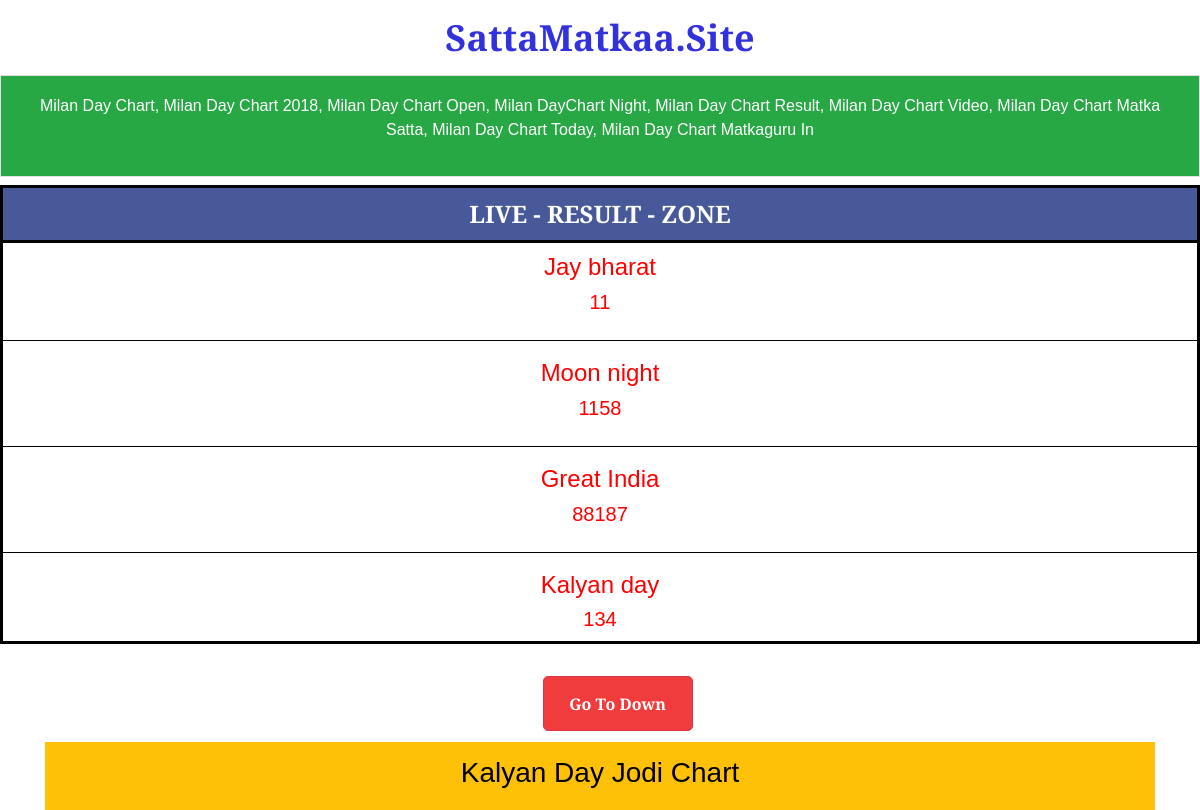
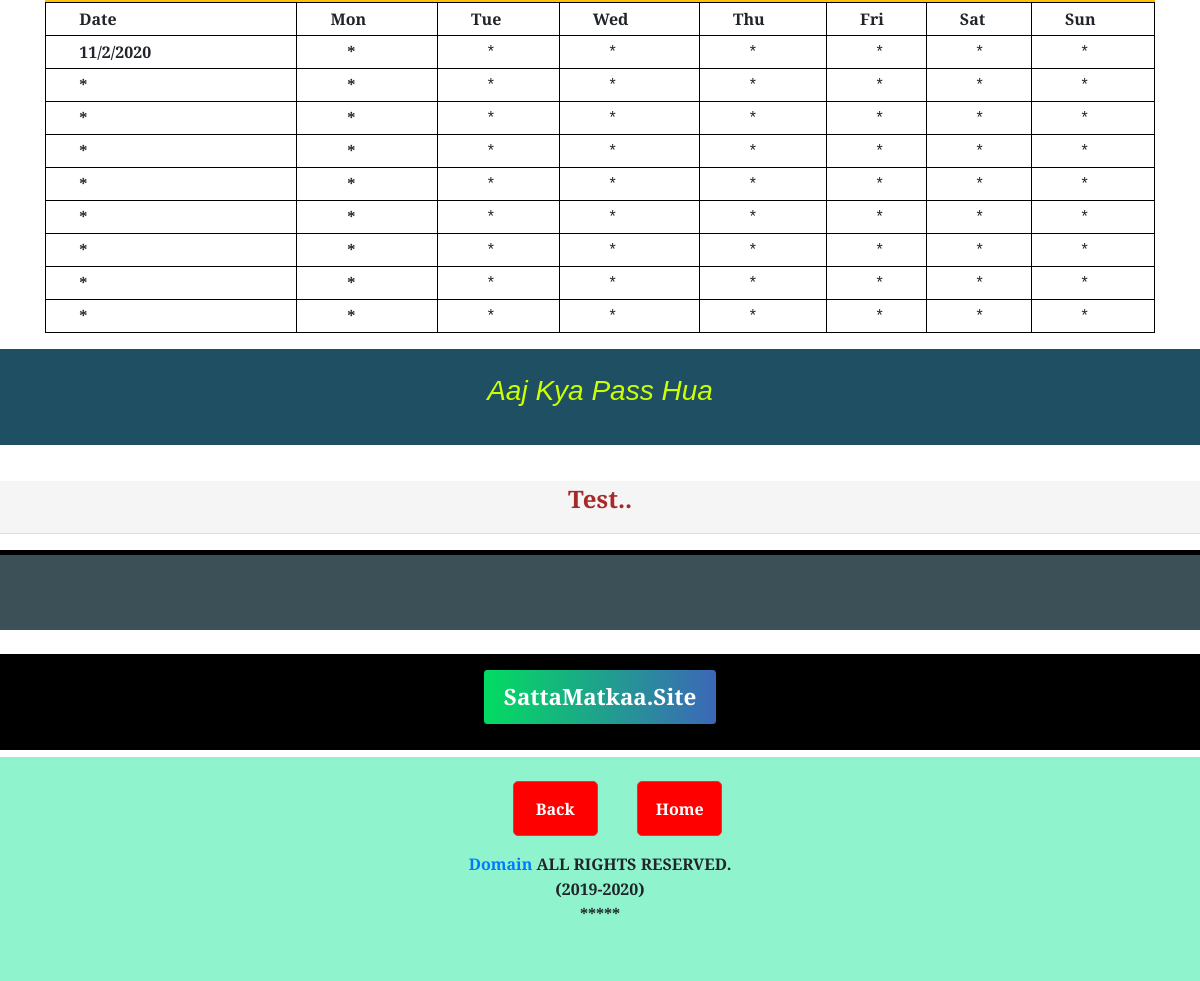
Screenshot of /milanDay with the database file from the repository (2 pictures, top to bottom).
### game/models.py (models this page shows)
class points(models.Model):
    Jay_bharat = models.CharField(max_length=100,default="*")
    Moon_night = models.CharField(max_length=100,default="*")
    Great_India = models.CharField(max_length=100,default="*")
    Kalyan_day = models.CharField(max_length=100,default="*")

class Kalyan_day_Chart(models.Model):
    Date = models.CharField(max_length=100,default="*")
    Sun = models.CharField(max_length=100,default="*")
    Mon = models.CharField(max_length=100,default="*")
    Tue = models.CharField(max_length=100,default="*")
    Wed = models.CharField(max_length=100,default="*")
    Thu = models.CharField(max_length=100,default="*")
    Fri = models.CharField(max_length=100,default="*")
    Sat = models.CharField(max_length=100,default="*")

### game/views.py (the view)
# urls.py: path("milanDay", views.milanDay, name= 'milanDay'),
def milanDay(request):
    all_objects = points.objects.all()
    milaDay_objects = Kalyan_day_Chart.objects.all()
    context = {'all_objects': all_objects,'milaDay_objects':milaDay_objects}
    return render(request, 'milanDay.html',context)

### templates/milanDay.html (shortened to what this page needs)
{% load static %}
<!doctype html>
<html lang="en">
<head>
    <link rel="stylesheet" href="https://stackpath.bootstrapcdn.com/bootstrap/4.5.2/css/bootstrap.min.css"
>
    <link rel="stylesheet" href="{% static 'css/stlye.css' %}">
</head>
<body>
    <center>
        <a href="/" class="namehref">
            <h1 class="textColor my-3">SattaMatkaa.Site</h1>
        </a>
    </center>
    <div class="container-flude firstdivpara">
        <center>
            <p>Milan Day Chart, Milan Day Chart 2018, Milan Day Chart Open, Milan DayChart Night, Milan Day Chart
                Result, Milan Day Chart Video, Milan Day Chart Matka Satta, Milan Day Chart Today, Milan Day Chart
                Matkaguru In</p>
        </center>
    </div>
    <div class="live my-2">
        <h4 class="livegame"><span class="cercal spinner-grow">*</span> LIVE - RESULT - ZONE </h4>
        <div class="firstName">
            <h4>Jay bharat</h4>
            <h5>{{all_objects.0.Jay_bharat}}</h5>
        </div>
        <hr class="gamehr">
        <div class="firstName">
            <h4>Moon night</h4>
            <h5>{{all_objects.0.Moon_night}}</h5>
        </div>
        <hr class="gamehr">
        <div class="firstName">
            <h4>Great India</h4>
            <h5>{{all_objects.0.Great_India}}</h5>
        </div>
        <hr class="gamehr">
        <div class="firstName">
            <h4>Kalyan day</h4>
            <h5>{{all_objects.0.Kalyan_day}}</h5>
        </div>
    </div>
    <div class="text-center">
        <a href="#bottombutton"> <button type="button" class="btn btn-danger button2">Go To Down</button></a>
    </div>
    <div class="container">
        <div class="mainbharath">
            <h3>
                Kalyan Day Jodi Chart
            </h3>
        </div>
        <table class="table table-bordered">
            <thead>
                <tr>
                    <th scope="col" style="padding-left: 3%;">Date</th>
                    <th scope="col" style="padding-left: 3%;">Mon</th>
                    <th scope="col" style="padding-left: 3%;">Tue</th>
                    <th scope="col" style="padding-left: 3%;">Wed</th>
                    <th scope="col" style="padding-left: 3%;">Thu</th>
                    <th scope="col" style="padding-left: 3%;">Fri</th>
                    <th scope="col" style="padding-left: 3%;">Sat</th>
                    <th scope="col" style="padding-left: 3%;">Sun</th>
                </tr>
            </thead>
            <tbody>
                <tr>
                <th scope="row" style="padding-left: 3%; padding-right: 0%;">{{milaDay_objects.0.Date}}</th>
                <th scope="row" style="padding-left: 4.5%; padding-right: 0%;">{{milaDay_objects.0.Mon}}</th>
                <td style="padding-left: 4.5%;">{{milaDay_objects.0.Tue}}</td>
                <td style="padding-left: 4.5%;">{{milaDay_objects.0.Wed}}</td>
                <td style="padding-left: 4.5%;">{{milaDay_objects.0.Thu}}</td>
                <td style="padding-left: 4.5%;">{{milaDay_objects.0.Fri}}</td>
                <td style="padding-left: 4.5%;">{{milaDay_objects.0.Sat}}</td>
                <td style="padding-left: 4.5%;">{{milaDay_objects.0.Sun}}</td>
            </tr>
                <tr>
                <th scope="row" style="padding-left: 3%; padding-right: 0%;">{{milaDay_objects.1.Date}}</th>
                <th scope="row" style="padding-left: 4.5%; padding-right: 0%;">{{milaDay_objects.1.Mon}}</th>
                <td style="padding-left: 4.5%;">{{milaDay_objects.1.Tue}}</td>
                <td style="padding-left: 4.5%;">{{milaDay_objects.1.Wed}}</td>
                <td style="padding-left: 4.5%;">{{milaDay_objects.1.Thu}}</td>
                <td style="padding-left: 4.5%;">{{milaDay_objects.1.Fri}}</td>
                <td style="padding-left: 4.5%;">{{milaDay_objects.1.Sat}}</td>
                <td style="padding-left: 4.5%;">{{milaDay_objects.1.Sun}}</td>
            </tr>
                <tr>
                <th scope="row" style="padding-left: 3%; padding-right: 0%;">{{milaDay_objects.2.Date}}</th>
                <th scope="row" style="padding-left: 4.5%; padding-right: 0%;">{{milaDay_objects.2.Mon}}</th>
                <td style="padding-left: 4.5%;">{{milaDay_objects.2.Tue}}</td>
                <td style="padding-left: 4.5%;">{{milaDay_objects.2.Wed}}</td>
                <td style="padding-left: 4.5%;">{{milaDay_objects.2.Thu}}</td>
                <td style="padding-left: 4.5%;">{{milaDay_objects.2.Fri}}</td>
                <td style="padding-left: 4.5%;">{{milaDay_objects.2.Sat}}</td>
                <td style="padding-left: 4.5%;">{{milaDay_objects.2.Sun}}</td>
            </tr>
                <tr>
                <th scope="row" style="padding-left: 3%; padding-right: 0%;">{{milaDay_objects.3.Date}}</th>
                <th scope="row" style="padding-left: 4.5%; padding-right: 0%;">{{milaDay_objects.3.Mon}}</th>
                <td style="padding-left: 4.5%;">{{milaDay_objects.3.Tue}}</td>
                <td style="padding-left: 4.5%;">{{milaDay_objects.3.Wed}}</td>
                <td style="padding-left: 4.5%;">{{milaDay_objects.3.Thu}}</td>
                <td style="padding-left: 4.5%;">{{milaDay_objects.3.Fri}}</td>
                <td style="padding-left: 4.5%;">{{milaDay_objects.3.Sat}}</td>
                <td style="padding-left: 4.5%;">{{milaDay_objects.3.Sun}}</td>
            </tr>
                <tr>
                <th scope="row" style="padding-left: 3%; padding-right: 0%;">{{milaDay_objects.4.Date}}</th>
                <th scope="row" style="padding-left: 4.5%; padding-right: 0%;">{{milaDay_objects.4.Mon}}</th>
                <td style="padding-left: 4.5%;">{{milaDay_objects.4.Tue}}</td>
                <td style="padding-left: 4.5%;">{{milaDay_objects.4.Wed}}</td>
                <td style="padding-left: 4.5%;">{{milaDay_objects.4.Thu}}</td>
                <td style="padding-left: 4.5%;">{{milaDay_objects.4.Fri}}</td>
                <td style="padding-left: 4.5%;">{{milaDay_objects.4.Sat}}</td>
                <td style="padding-left: 4.5%;">{{milaDay_objects.4.Sun}}</td>
            </tr>
                <tr>
                <th scope="row" style="padding-left: 3%; padding-right: 0%;">{{milaDay_objects.5.Date}}</th>
                <th scope="row" style="padding-left: 4.5%; padding-right: 0%;">{{milaDay_objects.5.Mon}}</th>
                <td style="padding-left: 4.5%;">{{milaDay_objects.5.Tue}}</td>
                <td style="padding-left: 4.5%;">{{milaDay_objects.5.Wed}}</td>
                <td style="padding-left: 4.5%;">{{milaDay_objects.5.Thu}}</td>
                <td style="padding-left: 4.5%;">{{milaDay_objects.5.Fri}}</td>
                <td style="padding-left: 4.5%;">{{milaDay_objects.5.Sat}}</td>
                <td style="padding-left: 4.5%;">{{milaDay_objects.5.Sun}}</td>
            </tr>
                <tr>
                <th scope="row" style="padding-left: 3%; padding-right: 0%;">{{milaDay_objects.6.Date}}</th>
                <th scope="row" style="padding-left: 4.5%; padding-right: 0%;">{{milaDay_objects.6.Mon}}</th>
                <td style="padding-left: 4.5%;">{{milaDay_objects.6.Tue}}</td>
                <td style="padding-left: 4.5%;">{{milaDay_objects.6.Wed}}</td>
                <td style="padding-left: 4.5%;">{{milaDay_objects.6.Thu}}</td>
                <td style="padding-left: 4.5%;">{{milaDay_objects.6.Fri}}</td>
                <td style="padding-left: 4.5%;">{{milaDay_objects.6.Sat}}</td>
                <td style="padding-left: 4.5%;">{{milaDay_objects.6.Sun}}</td>
            </tr>
                <tr>
                <th scope="row" style="padding-left: 3%; padding-right: 0%;">{{milaDay_objects.7.Date}}</th>
                <th scope="row" style="padding-left: 4.5%; padding-right: 0%;">{{milaDay_objects.7.Mon}}</th>
                <td style="padding-left: 4.5%;">{{milaDay_objects.7.Tue}}</td>
                <td style="padding-left: 4.5%;">{{milaDay_objects.7.Wed}}</td>
                <td style="padding-left: 4.5%;">{{milaDay_objects.7.Thu}}</td>
                <td style="padding-left: 4.5%;">{{milaDay_objects.7.Fri}}</td>
                <td style="padding-left: 4.5%;">{{milaDay_objects.7.Sat}}</td>
                <td style="padding-left: 4.5%;">{{milaDay_objects.7.Sun}}</td>
            </tr>
                <tr>
                <th scope="row" style="padding-left: 3%; padding-right: 0%;">{{milaDay_objects.8.Date}}</th>
                <th scope="row" style="padding-left: 4.5%; padding-right: 0%;">{{milaDay_objects.8.Mon}}</th>
                <td style="padding-left: 4.5%;">{{milaDay_objects.8.Tue}}</td>
                <td style="padding-left: 4.5%;">{{milaDay_objects.8.Wed}}</td>
                <td style="padding-left: 4.5%;">{{milaDay_objects.8.Thu}}</td>
                <td style="padding-left: 4.5%;">{{milaDay_objects.8.Fri}}</td>
                <td style="padding-left: 4.5%;">{{milaDay_objects.8.Sat}}</td>
                <td style="padding-left: 4.5%;">{{milaDay_objects.8.Sun}}</td>
            </tr>
            </tbody>
        </table>
    </div>
    <div class="pass">
        <h3>Aaj Kya Pass Hua</h3>
    </div>
    <div class="test">
        Test..
        <hr>
    </div>
    <div class="empty">
    </div>
    <div class="saatasite">
        <button class="refrash"><a href="/" class="rehref" id="bottombutton"> SattaMatkaa.Site </a></button>
    </div>
    <footer>
        <div class="footer text-center">
            <button type="button" class="btn btn-danger button">Back</button>
            <a href="/"> <button type="button" class="btn btn-danger button">Home</button> <br></a>
            <p class="blackbold my-3"><a href="/" style="padding-right: 4px;">Domain</a>ALL RIGHTS RESERVED.</p>
            <p style="margin-top: -15px;" class="blackbold">(2019-2020)</p>
            <p style="margin-top: -15px;" class="blackbold">*****</p>
        </div>
    </footer>
</body>
</html>

### static/css/stlye.css (style rules this page uses)
* { margin: 0px; padding: 0px; font-family: 'Merriweather Sans', sans-serif; }
.textColor { font-size: 36px; font-weight: bold; color: rgb(49, 49, 221); text-decoration: none; background-color: transparent; }
.live { width: 100%; height: vh; border: solid black; }
.livegame { background-color: #485999; text-align: center; font-weight: bold; color: white; padding-top: 10px; padding-bottom: 10px; border-bottom: solid black; }
.firstName { text-align: center; color: red; padding-top: 2px; padding-bottom: 2px; }
.gamehr { background-color: black; }

### templates/milanDay.html (style rules this page uses)
.namehref { text-decoration: none ! important; }
.firstdivpara { width: 100%; background-color: #28a745 !important; padding: 18px; color: white; border: 1px solid #dee2e6 !important; font-size: 16px; }
.button2 { background-color: rgb(240, 60, 60); color: white; font-weight: bold; width: 150px; height: 55px; border-radius: 5px; margin-top: 2%; margin-left: 35px; text-align: center; }
.mainbharath { background-color: #ffc107 !important; width: 100%; height: 15%; text-align: center; color: #000; font-weight: bold; padding: 14px; margin-top: 1%; }
.table td, .table th { padding: 0.25rem; vertical-align: top; border-top: 1px solid #dee2e6; }
.table-bordered td, .table-bordered th { border: 1px solid black; }
.table thead th { vertical-align: bottom; border-bottom: 2px black; }
.pass { width: 100%; height: 12vh; text-align: center; color: white; font-weight: bold; background-color: rgb(31, 79, 99); color: rgb(204, 255, 0); padding: 25px; font-style: italic; }
.test { text-align: center; margin-top: 3%; margin-bottom: 1%; font-size: 1.5em; font-weight: bold; color: brown; background-color: whitesmoke; }
.empty { width: 100%; height: 10vh; background-color: #3b5057; border-top: 5px solid rgb(0, 0, 0); margin-bottom: 2%; }
.saatasite { width: 100%; height: 12vh; background-color: black; text-align: center; padding-top: 15px; padding-bottom: 8px; margin-bottom: 7px; }
.refrash { background: linear-gradient(to right, #02dc61, #3c67b8) !important; color: white; border: solid 1px #000; font-size: 1.4em; font-weight: bold; padding: 10px 20px; border-radius: 4px; text-decoration: none ! important; font-weight: bold; }
.rehref { color: white !important; font-weight: bold; text-decoration: none !important; background-color: unset !important; }
.footer { width: 100%; height: 28vh; background-color: #8ff3ce; }
.button { background-color: red; color: white; font-weight: bold; width: 85px; height: 55px; border-radius: 5px; margin-top: 2%; margin-left: 35px; }
.blackbold { font-weight: bold; }

### rows the page displays
points: Jay_bharat "11", Moon_night "1158", Great_India "88187", Kalyan_day "134"
Kalyan_day_Chart: Date "11/2/2020", Mon "*", Tue "*", Wed "*", Thu "*", Fri "*", Sat "*", Sun "*"
Kalyan_day_Chart: Date "*", Mon "*", Tue "*", Wed "*", Thu "*", Fri "*", Sat "*", Sun "*"
Kalyan_day_Chart: Date "*", Mon "*", Tue "*", Wed "*", Thu "*", Fri "*", Sat "*", Sun "*"
Kalyan_day_Chart: Date "*", Mon "*", Tue "*", Wed "*", Thu "*", Fri "*", Sat "*", Sun "*"
Kalyan_day_Chart: Date "*", Mon "*", Tue "*", Wed "*", Thu "*", Fri "*", Sat "*", Sun "*"
Kalyan_day_Chart: Date "*", Mon "*", Tue "*", Wed "*", Thu "*", Fri "*", Sat "*", Sun "*"
Kalyan_day_Chart: Date "*", Mon "*", Tue "*", Wed "*", Thu "*", Fri "*", Sat "*", Sun "*"
Kalyan_day_Chart: Date "*", Mon "*", Tue "*", Wed "*", Thu "*", Fri "*", Sat "*", Sun "*"
Kalyan_day_Chart: Date "*", Mon "*", Tue "*", Wed "*", Thu "*", Fri "*", Sat "*", Sun "*"
